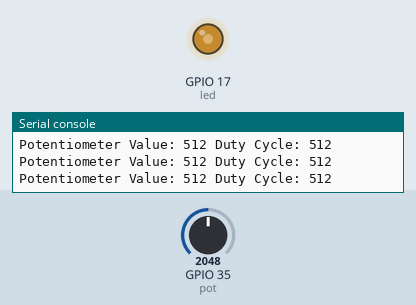
A program run on a simulated ESP32 board running MicroPython. Shown: output pins drawn as LEDs (lit = HIGH), the last lines printed to the serial console. The inputs (shaded band) are chosen by the test bench; at power-on: GPIO 35 (pot) = 2048 (analog values on the 0–4095 scale).

Above: at 1.2 s.
1.3 s: GPIO 35 (pot) set to 2866
At 2.5 s:
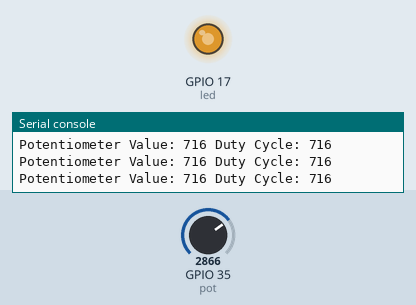
2.8 s: GPIO 35 (pot) set to 3603
At 3.7 s:
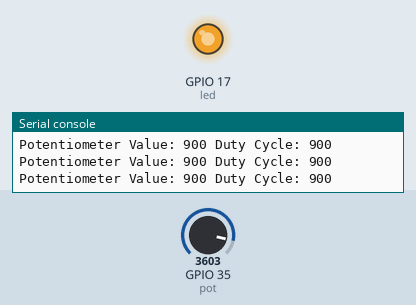
4.3 s: GPIO 35 (pot) set to 491
At 4.7 s:
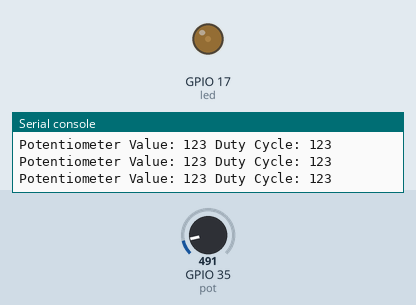
5.8 s: GPIO 35 (pot) set to 0
At 6.2 s:
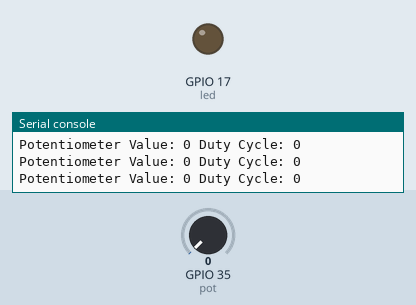
Timing chart, 0 to 8.3 s (numbered marks = the images above; inputs shaded):
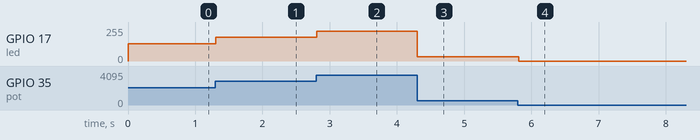

The program:

E04_pot_pwm.py
```python
from machine import Pin, ADC, PWM
from time import sleep

# Initialize ADC for pin 34
pot = ADC(Pin(35))

# Set attenuation for full range (0-3.3V)
pot.atten(ADC.ATTN_11DB)

# Set ADC resolution to 10 bits (0-1023)
pot.width(ADC.WIDTH_10BIT)

# Configure the LED (PWM) on GPIO2 and PWM frequency to 1kHz
led = PWM(Pin(17), freq=1000)

while True:
    # Read potentiometer value
    pot_value = pot.read()

    # Map potentiometer value (0-1023) to duty cycle (0-1023)
    duty_cycle = pot_value

    # Set PWM duty cycle
    led.duty(duty_cycle)

    # Print values on REPL
    print("Potentiometer Value:", pot_value, "Duty Cycle:", duty_cycle)

    # Small delay to stabilize readings
    sleep(0.01)
```

Measured:
- after the input at 1.3 s, GPIO 17 (led): 128/255 → 178/255 at once
- after the input at 2.8 s, GPIO 17 (led): 178/255 → 224/255 at once
- after the input at 4.3 s, GPIO 17 (led): 224/255 → 31/255 at once
- after the input at 5.8 s, GPIO 17 (led): 31/255 → 0/255 at once
